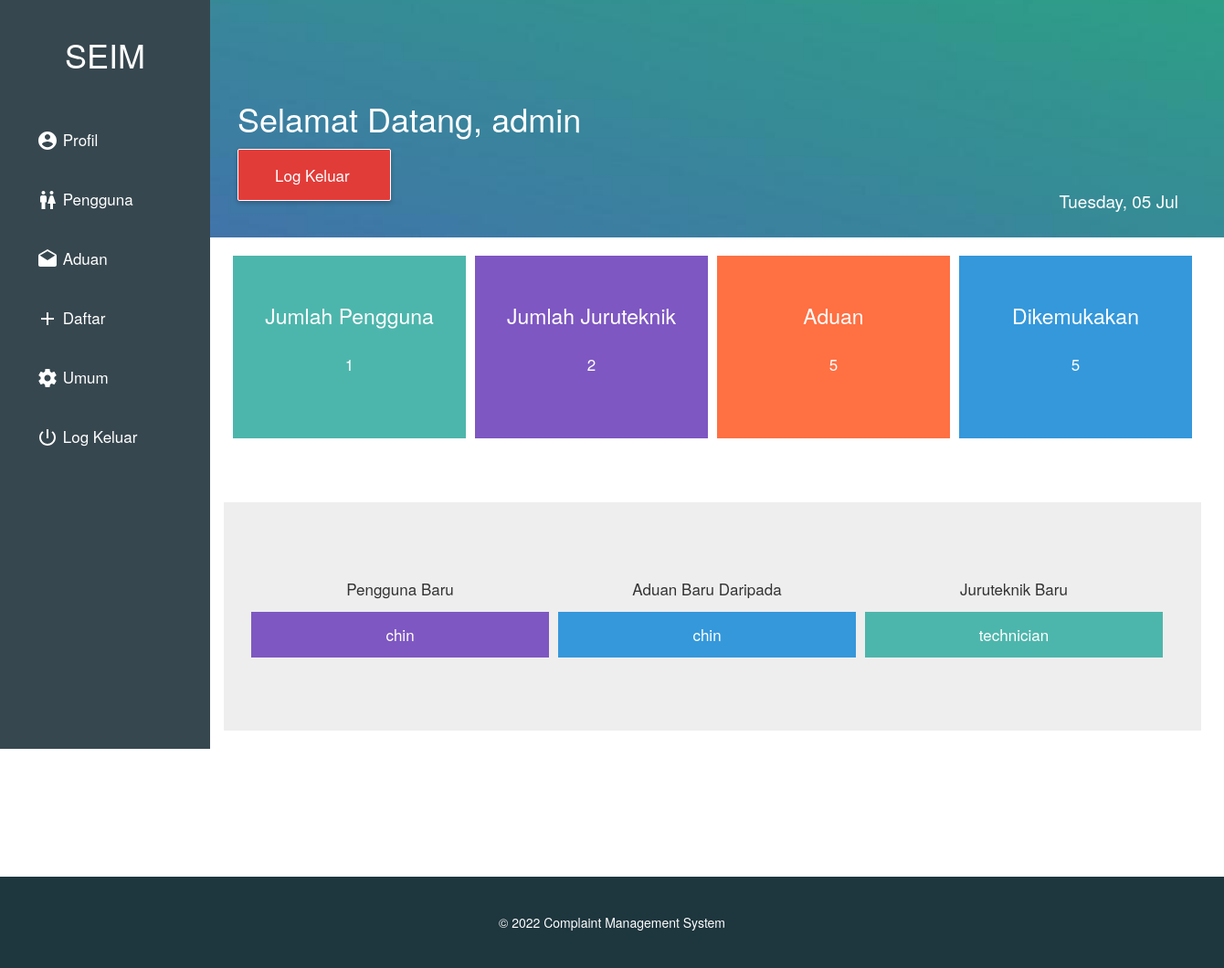
The app's page /admin/admin-profile.php (signed in) with its own data.
### tables this page shows
CREATE TABLE `circle` (
  `id` int(11) NOT NULL,
  `name` varchar(20) NOT NULL,
  `username` varchar(20) NOT NULL,
  `email` varchar(30) NOT NULL,
  `password` varchar(20) NOT NULL,
  `date` date NOT NULL
);

CREATE TABLE `cmp_log` (
  `id` int(11) NOT NULL,
  `user_id` int(3) NOT NULL,
  `name` varchar(50) NOT NULL,
  `username` varchar(50) NOT NULL,
  `email` varchar(80) NOT NULL,
  `phone no` varchar(10) NOT NULL,
  `subject` varchar(150) NOT NULL,
  `complain` varchar(300) NOT NULL,
  `ref_no` int(100) NOT NULL
);

CREATE TABLE `dummy` (
  `id` int(11) NOT NULL,
  `name` varchar(20) NOT NULL,
  `user_name` varchar(20) NOT NULL,
  `email` varchar(170) NOT NULL,
  `post` varchar(50) NOT NULL,
  `password` varchar(20) NOT NULL,
  `time` timestamp NOT NULL DEFAULT CURRENT_TIMESTAMP ON UPDATE CURRENT_TIMESTAMP
);

### core/config.php (called while the page is built, shortened)
<?php
$web_name = "Complaint Management System";
?>

### admin/admin-profile.php (the view, shortened to what this page needs)
<?php
  require '../core/config.php';
 ?>
<!DOCTYPE html>
<html>
  <head>
    <link rel="stylesheet" href="../files/css/bootstrap.css">
    <link rel="stylesheet" href="../files/css/custom.css">
  </head>
  <body >
  <?php require 'nav.php'; ?>
  <div class="animated fadeIn">
    <div class="cover main">
      <?php
      if (isset($_SESSION['username'])===true) {echo "<h1> Selamat Datang, ".$_SESSION['username']."</h1>";}
       ?>
       <a class="button logout" href="../logout.php" onClick="javascript:return confirm ('Adakah anda ingin log keluar akaun anda ?');"> Log Keluar </a>
       <p class="text-right">
          <?php echo date("l, d M"); ?>
       </p>
    </div>
    <div class="div">
      <div class="col-lg-12">
          <div class="analysis">
            <?php
              $engi = mysql_query("SELECT * FROM `dummy`");
              $count_engi = mysql_num_rows($engi);
              $users = mysql_query("SELECT * FROM `circle`");
              $count_users = mysql_num_rows($users);
              $cmp = mysql_query("SELECT * FROM `cmp_log`");
              $count_cmp = mysql_num_rows($cmp);
              $frd = mysql_query("SELECT * FROM `view_cmp`");
              $count_frd = mysql_num_rows($frd);
            ?>
            <div class="track theme">
                Jumlah Pengguna <br> <p><?php echo $count_users;?></p>
            </div>
            <div class="track vio">
                Jumlah Juruteknik <br> <p><?php echo $count_engi;?></p>
            </div>
            <div class="track red">
                Aduan <br> <p><?php echo $count_cmp;?></p>
            </div>
            <div class="track blue">
                Dikemukakan <br> <p><?php echo $count_frd;?></p>
            </div>
          </div>
          <div class="textbox">
          <br><br>
            <?php
            $query1=mysql_query("SELECT * FROM `circle` ORDER BY id DESC LIMIT 1 ");
            $name=mysql_fetch_array($query1);
            $new_user=$name['name'];
            $query=mysql_query("SELECT * FROM `cmp_log` ORDER BY id DESC LIMIT 1 ");
            $name2=mysql_fetch_array($query);
            $new_msg=$name2['name'];
            $query4=mysql_query("SELECT * FROM `dummy` ORDER BY id DESC LIMIT 1 ");
            $name3=mysql_fetch_array($query4);
            $new_eng=$name3['name'];
             ?>
             <div class="content">
               <div class="div_data">Pengguna Baru</div>
               <div class="div_data">Aduan Baru Daripada</div>
               <div class="div_data">Juruteknik Baru </div>
             </div>
              <div class="div_data vio">
                    <span><?php echo $new_user; ?></span>
              </div>
              <div class="div_data blue">
                    <span><?php echo $new_msg; ?></span>
              </div>
              <div class="div_data theme">
                  <span> <?php echo $new_eng; ?></span>
              </div>
          </div>
      </div>
    </div>
  </div>
    <footer>
    <br><br>&copy <?php echo date("Y"); ?> <?php echo $web_name; ?>
    </footer>
  </body>
</html>

### files/css/custom.css (style rules this page uses)
body { font-family:"Gotham A", Gotham, "Gotham SSm A", "Gotham SSm B", "Gotham SSm", "Proxima Nova", "Open Sans", "Helvetica font-weight: lighter; }
a,a:hover,a:focus,a:visited { color:#4db6ac; text-decoration: none!important; outline: 0px!important; }
a:-webkit-any-link { text-decoration: none;!important }
.col-lg-12 p { font-size: 17px!important; }
.cover { width:100%; height: 260px; background: #4db6ac url('../img/admin.jpg'); background-position: center center; background-size: cover; position: relative; float: left; z-index: 999; color: #fff; }
.main { padding-top: 90px; padding-left: 260px; padding-right: 30px; color:#fff; }
.div { width:1100px; min-height: 700px;; padding-top: 20px; background: #fff; position: relative; float: left; left: 230px; }
.button { position: relative; top: 20px; padding: 15px 40px; color: #fff!important; border-radius: 2px; box-shadow: 0 2px 5px rgba(0,0,0,.26); font-size: 17px; }
.logout { border: 1px solid #fff!important; background:#e23c39; }
.analysis { width: 100%; height: 270px; background: #fff; position: relative; float: left; }
.track { width: 255px;height: 200px;position: relative;float: left; margin-left: 10px; color: #fff;font-size: 23px;text-align: center;padding-top: 50px;-webkit-transition: 0.3s; transition: 0.3s; background:#4db6ac url('../img/back.png'); background-size: cover; }
.theme { background:#4db6ac; }
.blue { background:#3498db; }
.red { background:#FF7043; }
.vio { background: #7E57C2; }
.textbox { width: 100%; height: 300px; position: relative; float: left; text-align: center; border-bottom: 50px solid #fff; background: #EEE; padding: 30px; }
.div_data { width:326px; height: 50px; position: relative; float: left; font-size: 17px; padding-top: 13px; margin-right: 10px; }
.div_data span { color:#fff;; }
p { font-weight: lighter!important; font-size: 19px!important; line-height: 32px; padding: 20px!important; }
.content { width: 100%; height: auto; position: relative; float: left; }
footer { width: 100%; height: 100px; background: #1e363e; position: relative; float: left; text-align: center; color: #fff; }
.animated { animation-duration: 1s; animation-fill-mode: both; }
.fadeIn { animation-name: fadeIn; }

### records on screen
circle: name "chin"
cmp_log: name "chin"
dummy: name "technician"

### other values on screen
$_SESSION['username'] "admin"
$count_users "1"
$count_engi "2"
$count_cmp "5"
$count_frd "5"
$web_name "Complaint Management System"
